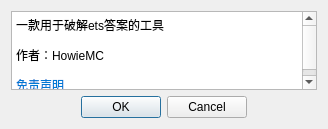
<?xml version="1.0" encoding="UTF-8"?>
<ui version="4.0">
 <class>Dialog</class>
 <widget class="QDialog" name="Dialog">
  <property name="geometry">
   <rect>
    <x>0</x>
    <y>0</y>
    <width>328</width>
    <height>129</height>
   </rect>
  </property>
  <property name="windowTitle">
   <string>关于</string>
  </property>
  <layout class="QVBoxLayout" name="verticalLayout">
   <item>
    <widget class="QTextBrowser" name="textBrowser">
     <property name="html">
      <string>&lt;!DOCTYPE HTML PUBLIC &quot;-//W3C//DTD HTML 4.0//EN&quot; &quot;http://www.w3.org/TR/REC-html40/strict.dtd&quot;&gt;
&lt;html&gt;&lt;head&gt;&lt;meta name=&quot;qrichtext&quot; content=&quot;1&quot; /&gt;&lt;meta charset=&quot;utf-8&quot; /&gt;&lt;style type=&quot;text/css&quot;&gt;
p, li { white-space: pre-wrap; }
hr { height: 1px; border-width: 0; }
li.unchecked::marker { content: &quot;\2610&quot;; }
li.checked::marker { content: &quot;\2612&quot;; }
&lt;/style&gt;&lt;/head&gt;&lt;body style=&quot; font-family:'Microsoft YaHei UI'; font-size:9pt; font-weight:400; font-style:normal;&quot;&gt;
&lt;p style=&quot; margin-top:12px; margin-bottom:12px; margin-left:0px; margin-right:0px; -qt-block-indent:0; text-indent:0px;&quot;&gt;一款用于破解ets答案的工具              &lt;/p&gt;
&lt;p style=&quot; margin-top:12px; margin-bottom:12px; margin-left:0px; margin-right:0px; -qt-block-indent:0; text-indent:0px;&quot;&gt;作者：HowieMC              &lt;/p&gt;
&lt;p style=&quot; margin-top:12px; margin-bottom:12px; margin-left:0px; margin-right:0px; -qt-block-indent:0; text-indent:0px;&quot;&gt;&lt;a href=&quot;#&quot;&gt;&lt;span style=&quot; text-decoration: underline; color:#0078d4;&quot;&gt;免责声明&lt;/span&gt;&lt;/a&gt;&lt;/p&gt;&lt;/body&gt;&lt;/html&gt;</string>
     </property>
    </widget>
   </item>
   <item>
    <widget class="QDialogButtonBox" name="buttonBox">
     <property name="orientation">
      <enum>Qt::Orientation::Horizontal</enum>
     </property>
     <property name="standardButtons">
      <set>QDialogButtonBox::StandardButton::Cancel|QDialogButtonBox::StandardButton::Ok</set>
     </property>
     <property name="centerButtons">
      <bool>true</bool>
     </property>
    </widget>
   </item>
  </layout>
 </widget>
 <resources/>
 <connections>
  <connection>
   <sender>buttonBox</sender>
   <signal>accepted()</signal>
   <receiver>Dialog</receiver>
   <slot>accept()</slot>
   <hints>
    <hint type="sourcelabel">
     <x>248</x>
     <y>254</y>
    </hint>
    <hint type="destinationlabel">
     <x>157</x>
     <y>274</y>
    </hint>
   </hints>
  </connection>
  <connection>
   <sender>buttonBox</sender>
   <signal>rejected()</signal>
   <receiver>Dialog</receiver>
   <slot>reject()</slot>
   <hints>
    <hint type="sourcelabel">
     <x>316</x>
     <y>260</y>
    </hint>
    <hint type="destinationlabel">
     <x>286</x>
     <y>274</y>
    </hint>
   </hints>
  </connection>
 </connections>
</ui>
